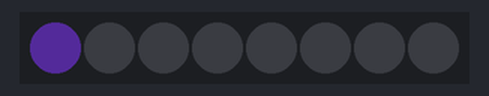
The program below on a simulated Raspberry Pi (BCM pin numbers) with a Blinkt!. Parts: 8 RGB LEDs in strip order, left to right. Dim RGB values are drawn brighter than linear; random numbers come from a fixed seed; the camera gives no picture and a still takes 0.5 s.

Above: at 2.55 s.
At 2.95 s:
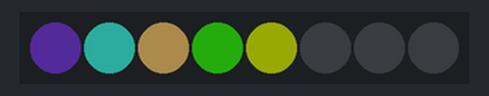
At 3.3 s:
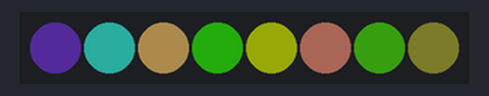
Timing chart, 0 to 5.8 s (numbered marks = the images above):
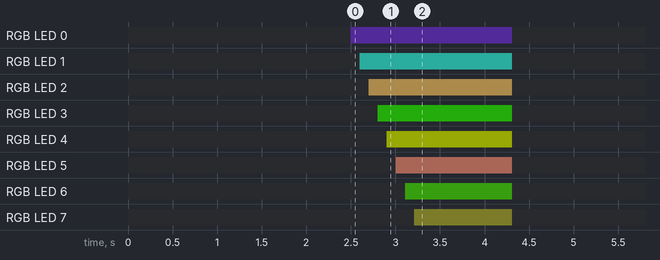

The program:

time_lapse.py
```python
from blinkt import set_pixel, set_brightness, set_clear_on_exit, show, clear
from picamera import PiCamera
from random import randint
from time import sleep

def light_up():
  for pixel in range(8):
    r = randint(0, 255)
    g = randint(0, 255)
    b = randint(0, 255)
    set_pixel(pixel, r, g, b)
    show()
    sleep(0.1)

  sleep(1)
  clear()
  # must call this to turn lights off
  show()

set_brightness(0.2)
set_clear_on_exit()

SLEEP_TIME = 60 * 60 * 2

camera = PiCamera()
camera.resolution = (1024, 768)
camera.start_preview()

sleep(2)

for filename in camera.capture_continuous('/home/pi/time-lapse/img{counter:03d}.jpg'):
  light_up()
  sleep(SLEEP_TIME)
```

Measured:
- by itself, RGB LED 0: off → RGB(14, 7, 26) at 2.5 s, → off 1.8 s later
- by itself, RGB LED 1: off → RGB(12, 49, 45) at 2.6 s, → off 1.7 s later
- by itself, RGB LED 2: off → RGB(47, 38, 21) at 2.7 s, → off 1.6 s later
- by itself, RGB LED 3: off → RGB(10, 49, 3) at 2.8 s, → off 1.5 s later
- by itself, RGB LED 4: off → RGB(39, 43, 1) at 2.9 s, → off 1.4 s later
- by itself, RGB LED 5: off → RGB(45, 27, 23) at 3.0 s, → off 1.3 s later
- by itself, RGB LED 6: off → RGB(11, 32, 3) at 3.1 s, → off 1.2 s later
- by itself, RGB LED 7: off → RGB(3, 3, 1) at 3.2 s, → off 1.1 s later
